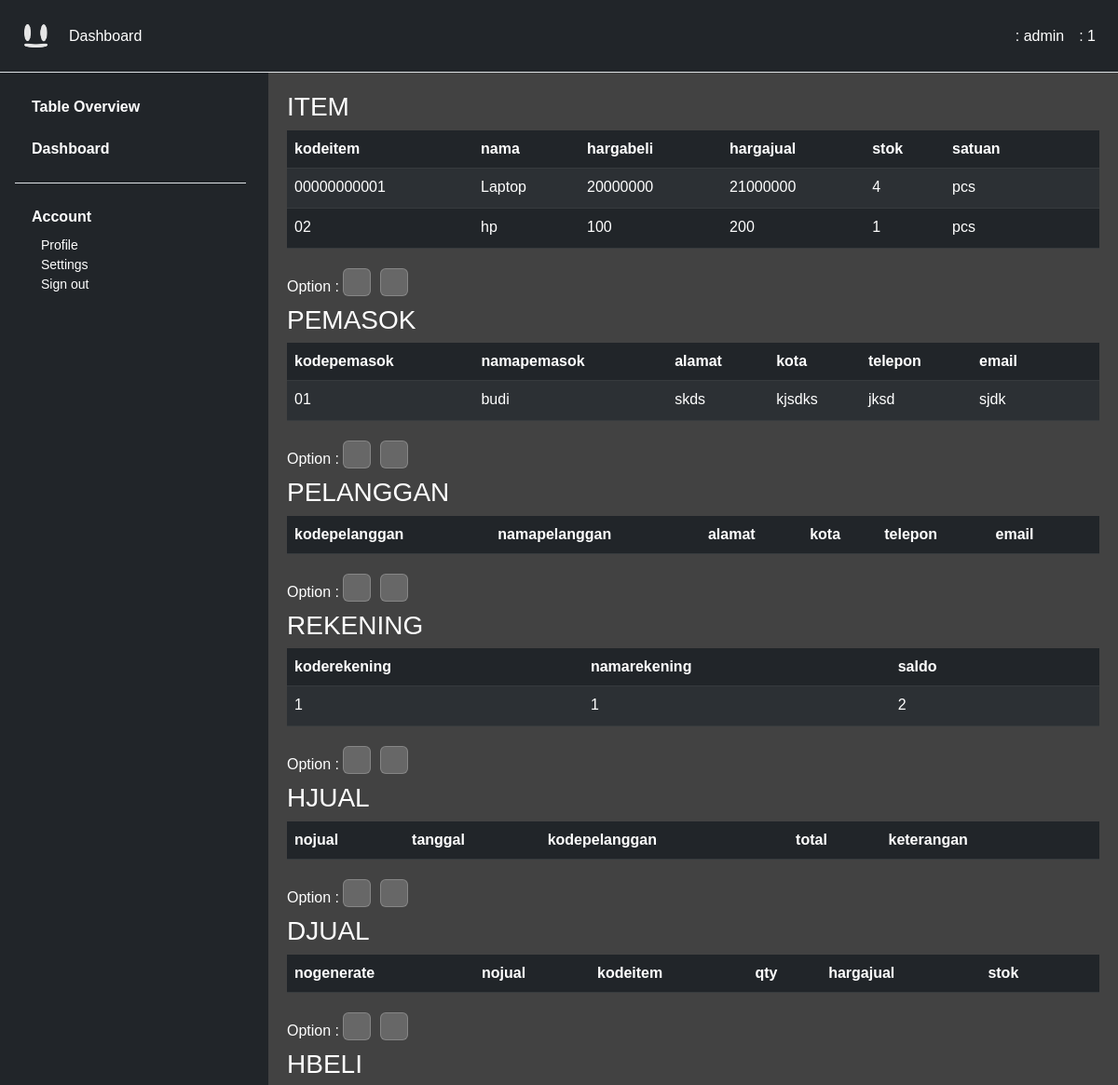
Before: /dashboard/?tview=all (signed in, upper part) with the older database file.
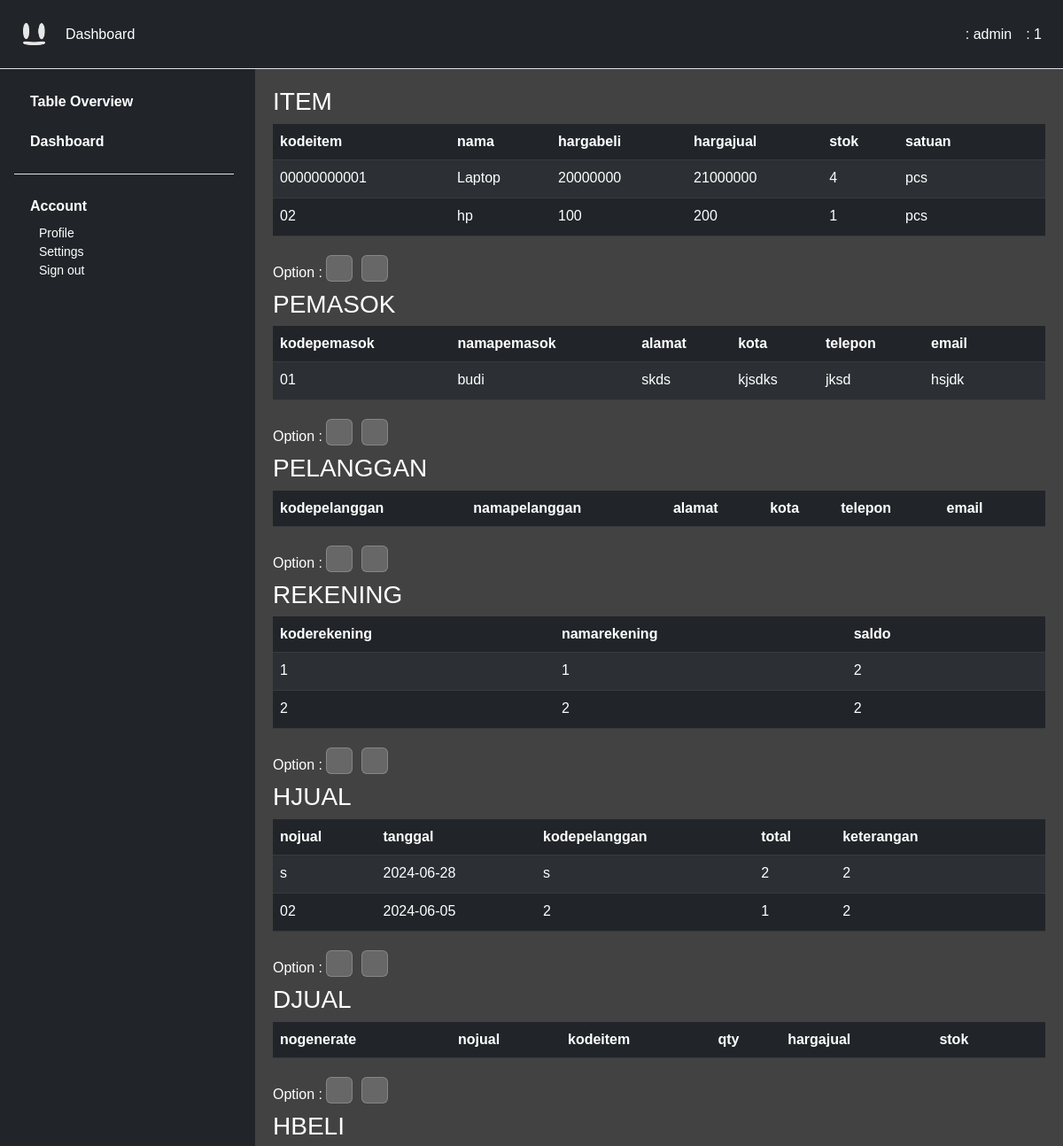
After: the same page with the newer database file.
### tables this page shows
CREATE TABLE item (
    kodeitem VARCHAR(5) PRIMARY KEY,
    nama VARCHAR(255),
    hargabeli DOUBLE,
    hargajual DOUBLE,
    stok DOUBLE,
    satuan VARCHAR(10)
);

CREATE TABLE pemasok (
    kodepemasok VARCHAR(5) PRIMARY KEY,
    namapemasok VARCHAR(50),
    alamat VARCHAR(255),
    kota VARCHAR(25),
    telepon VARCHAR(15),
    email VARCHAR(255)
);

CREATE TABLE rekening (
    koderekening VARCHAR(5) PRIMARY KEY,
    namarekening VARCHAR(255),
    saldo DOUBLE
);

CREATE TABLE hjual (
    nojual VARCHAR(10) PRIMARY KEY,
    tanggal DATE,
    kodepelanggan VARCHAR(9),
    total DOUBLE,
    keterangan VARCHAR(255),
    FOREIGN KEY (kodepelanggan) REFERENCES pelanggan(kodepelanggan)
);

### php-component/table.php (the view, shortened to what this page needs)
<?php
function connect_db() {
    $db = new SQLite3('../db/database.db');
    return $db;
}
function add_data(&$table_name, &$template, &$template_t) {
    $table_name = $_SESSION["table name"];
    $template = array(
        array("kodeitem", "nama", "hargabeli", "hargajual", "stok", "satuan"),
        array("kodepemasok", "namapemasok", "alamat", "kota", "telepon", "email"),
        array("kodepelanggan", "namapelanggan", "alamat", "kota", "telepon", "email"),
        array("koderekening", "namarekening", "saldo"),
        array("nojual", "tanggal", "kodepelanggan", "total", "keterangan"),
        array("nogenerate", "nojual", "kodeitem", "qty", "hargajual", "stok"),
        array("nobeli", "noref", "tanggal", "kodepemasok", "total", "keterangan"),
        array("nogenerate", "nobeli", "kodeitem", "qty", "hargabeli", "stok"),
        array("no", "nojual", "tanggal", "totalbayar", "keterangan", "koderekening"),
        array("no", "nobeli", "tanggal", "totalbayar", "keterangan", "koderekening"),
    );
}
function makeTable($dest) {
    $db = connect_db();
    $table_name = array();
    $template = array();
    $template_t = array();
    add_data($table_name, $template, $template_t);
    for ($i=0; $i < count($table_name); $i++) {
        $name_upper = strtoupper($table_name[$i]);
        $name = $table_name[$i];
        echo "<div class='table-responsive'>";
        echo "<h3>$name_upper</h3>";
        echo "<table class='table table-dark table-striped'>";
        echo "<thead>";
        echo "<tr>";
        for ($j=0; $j < count($template[$i]); $j++) {
            echo "<th>" . $template[$i][$j] . "</th>";
        }
        echo "<td></td>";
        echo "</tr>";
        echo "</thead>";
        echo "<tbody>";
        $results = $db->query("select * from $name;");
        while ($row= $results->fetchArray()) {
            $current_id = $row[$template[$i][0]];
            echo "<tr>";
            for ($j=0; $j < count($template[$i]); $j++) {
                echo "<td>" . $row[$template[$i][$j]] . "</td>";
            }
            echo "<td>";
            echo "<form method='post' action=$dest>";
            echo "<button name='edit-$name' type='submit' class='btn text-white' value='$current_id'>&nbsp<i class='nf nf-fa-edit'></i>&nbsp</button>";
            echo "</form>";
            echo "</td>";
            echo "</tr>";
        }
        echo "</tbody>";
        echo "</table>";
        echo "</div>";
        echo "<form action='$dest' method='post' class='inline-button mb-1'>";
        echo "<span>Option : </span>";
        echo "<button class='table-button p-1' type='submit' name='del-$name'><i class='nf nf-fa-minus'></i></button>";
        echo "<button class='table-button p-1' type='submit' name='add-$name'><i class='nf nf-fa-plus'></i></button>";
        echo "</form>";
    }
}
?>

### dashboard/index.php (shortened to what this page needs)
<!doctype html>
<html lang="en">
    <head>
        <link rel="stylesheet" href="/css/style.css" />
        <link
        href="https://cdn.jsdelivr.net/npm/bootstrap@5.2.3/dist/css/bootstrap.min.css"
        rel="stylesheet"
    />
    </head>
    <body class="dark-bg-custom">
        <div id="header">
            <?php
            include '../php-component/header.php';
            ?>
        </div>
        <div id="sidebar">
            <?php
            include '../php-component/table.php';
            include '../php-component/sidebar.php';
            ?>
        </div>
        <div class="content">
            <div id="content-real">
                <?php
                if (isset($_GET["tview"])) {
                    if ($_GET["tview"] == "all") {
                        $dest = "/dashboard/?tview=all";
                        if ($_SESSION["user type"] == 1) {
                            echo "<div class='table-start' id='table-pos'>";
                            makeTable($dest);
                            echo "</div>";
                        } else {echo "<h1>Illegal access.</h1>";}
                    }
                } else {
                    if (isset($_SESSION["displayed"])) {
                        unset($_SESSION["displayed"]);
                    }
                }
                ?>
            </div>
        </div>
    </body>
</html>

### php-component/header.php
<header class="p-3 text bg-dark border-bottom">
    <div
        class="d-flex flex-wrap align-items-center justify-content-center justify-content-lg-start"
    >
        <a
            href="/index.php"
            class="d-flex align-items-center mb-2 mb-lg-0 text-white text-decoration-none"
        >
            <img src="/assets/logo.png" class="logo">
        </a>
        <ul
            class="nav col-12 col-lg-auto me-lg-auto mb-2 justify-content-center mb-md-0"
        >
            <li class="px-2 text-white nav-link">Dashboard</li>
        </ul>
        <div class="text-end">
            <ul
                class="nav col-12 col-lg-auto me-lg-auto mb-2 mb-md-0"
            >
                <?php
                $type = $_SESSION["user type"];
                $name = $_SESSION["user name"];
                echo "<li class='px-2 text-white'><i class='nf nf-fa-user'></i> : " . $name . "</li>";
                echo "<li class='px-2 text-white'><i class='nf nf-cod-type_hierarchy'></i> : " . $type . "</li>";
                ?>
            </ul>
        </div>
    </div>
</header>

### php-component/sidebar.php (shortened to what this page needs)
<div class="left-bar secondary-color dark-bg-custom">
    <div class="flex-shrink-0 p-3 dark-bg-custom" style="width: 280px">
        <ul class="list-unstyled ps-0">
            <li class="p-2 mb-1 text-white">
                <button
                    class="btn btn-toggle d-inline-flex align-items-center rounded border-0 collapsed text-white fw-bold"
                    data-bs-toggle="collapse"
                    data-bs-target="#home-collapse"
                    aria-expanded="false"
                >
                    <i class='nf nf-cod-table' style='margin-right:10px;'></i>Table Overview
                </button>
            </li>
            <li class="p-2 mb-1">
                <button
                    class="btn btn-toggle d-inline-flex align-items-center rounded border-0 collapsed text-white fw-bold"
                    data-bs-toggle="collapse"
                    data-bs-target="#dashboard-collapse"
                    aria-expanded="false"
                >
                    <i class='nf nf-cod-dashboard' style='margin-right:10px;'></i>Dashboard
                </button>
            </li>
            <li class="border-top my-3"></li>
            <li class="p-2 mb-1">
                <button
                    class="btn btn-toggle d-inline-flex align-items-center rounded border-0 text-white fw-bold"
                    data-bs-toggle="collapse"
                    data-bs-target="#account-collapse"
                    aria-expanded="true"
                >
                    <i class='nf nf-md-account' style='margin-right:10px;'></i>Account
                </button>
                <div class="collapse show mt-2" id="account-collapse" style="">
                    <ul class="btn-toggle-nav list-unstyled fw-normal pb-1 small">
                        <li>
                            <a
                                href="?acc=profile"
                                class="text-white d-inline-flex text-decoration-none rounded"
                            >Profile</a
                            >
                        </li>
                        <li>
                            <a
                                href="?acc=settings"
                                class="text-white d-inline-flex text-decoration-none rounded"
                            >Settings</a
                            >
                        </li>
                        <li>
                            <a
                                href="/php-component/logout.php"
                                class="text-white d-inline-flex text-decoration-none rounded"
                            >Sign out</a
                            >
                        </li>
                    </ul>
                </div>
            </li>
        </ul>
    </div>
</div>

### css/style.css (style rules this page uses)
* { margin: 0px; padding: 0px; font-family: Arial, Helvetica, sans-serif; }
.dark-bg-custom { background: rgb(33, 37, 41); }
.left-bar { left: 0; position: absolute; min-width: 18rem; height: 100vh; background: rgb(33, 37, 41); color: white; }
.content { margin-left: 18rem; padding: 20px; background: #424242; color: white; min-height: 100vh; }
.logo { width: 25px !important; height: 25px !important; margin: 10px; margin-right: 15px; }
#home-collapse, #dashboard-collapse, #orders-collapse, #account-collapse { margin-left: 20px; }
body { background: #424242; color: white; }
.table-button { min-width: 30px; background: rgba(255, 255, 255, 0.2); padding: 3px; margin: 5px; margin-right: 10px; margin-left: 0px; border-radius: 6px; border: none; color: white; border: 1px solid rgba(255, 255, 255, 0.2); transition: background, border ease-in-out 0.3s; font-size: 0.7em; min-height: 30px; }
.btn { border: none; background: none; padding: 0 !important; cursor: pointer; }

Changed rows visible on the page:
added rekening: koderekening "2", namarekening "2", saldo "2"
added hjual: nojual "s", tanggal "2024-06-28", kodepelanggan "s", total "2", keterangan "2"
added hjual: nojual "02", tanggal "2024-06-05", kodepelanggan "2", total "1", keterangan "2"
Other visible differences:
list line gone: "sjdk"
new list line: "hsjdk"
